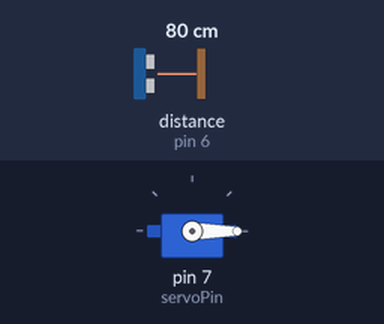
Bench run of a sketch on a simulated Arduino Uno, built with avr-gcc and run on an emulated ATmega328P. Parts: servo. Wiring (inferred from the names in the program): ultrasonic range finder: trigger pin 5; echo pin 6. Inputs (shaded band) come from the test bench; at power-on: distance to the obstacle (sensor on pin 6) 80 cm. The echo pulse lasts 58.3 µs per cm; what the sketch prints to the serial monitor is not drawn.

Above: at 1.3 s.
1.4 s: distance to the obstacle (sensor on pin 6) set to 54 cm
3.4 s: distance to the obstacle (sensor on pin 6) set to 46 cm
At 4.9 s:
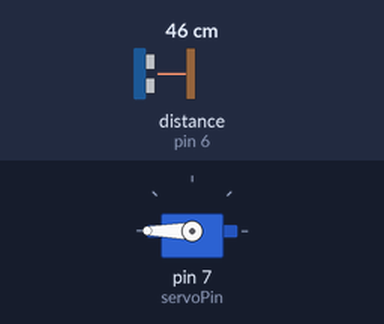
5.8 s: distance to the obstacle (sensor on pin 6) set to 60 cm
At 7.1 s:
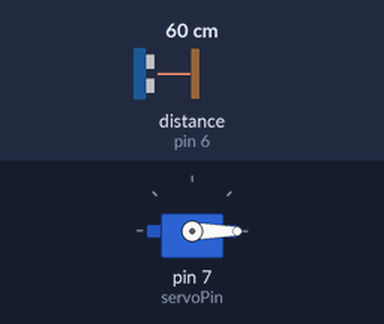
7.8 s: distance to the obstacle (sensor on pin 6) set to 2 cm
At 8.9 s:
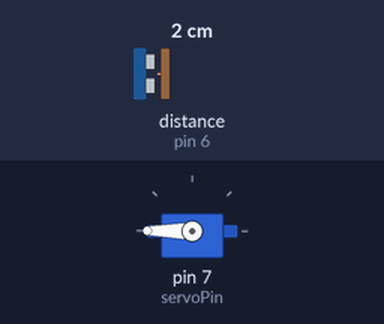
Timing chart, 0 to 10.8 s (numbered marks = the images above; inputs shaded):
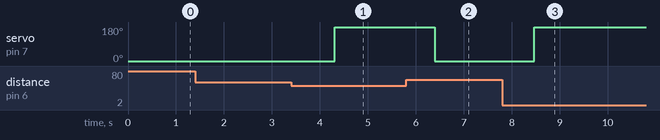

Measured:
- the behaviour switches between 51 and 50 cm on distance to the obstacle (sensor on pin 6) (found by bisection; images 0 and 1)
- after the input at 1.4 s, every drawn part: stays the same
- after the input at 3.4 s, servo on pin 7 (servoPin): 0° → 180° after 0.91 s
- after the input at 5.8 s, servo on pin 7 (servoPin): 180° → 0° after 0.60 s
- after the input at 7.8 s, servo on pin 7 (servoPin): 0° → 180° after 0.67 s

The sketch:

smart_dustbin.ino
```cpp
#include <Servo.h>   //servo library
Servo servo;
int trigPin = 5;
int echoPin = 6;
int servoPin = 7;
long duration, dist, average;
long aver[3];   //array for average
void setup() {
    Serial.begin(9600);
    servo.attach(servoPin);
    pinMode(trigPin, OUTPUT);
    pinMode(echoPin, INPUT);
    servo.write(0);         //close cap on power on
    delay(100);
    // servo.detach();
}

void measure() {

digitalWrite(trigPin, HIGH);
delayMicroseconds(5);
digitalWrite(trigPin, LOW);
// delayMicroseconds(15);
// digitalWrite(trigPin, LOW);
duration = pulseIn(echoPin, HIGH);
dist = (duration/2) / 29.1;    //obtain distance
}

void loop() {
  for (int i=0;i<=2;i++) {   //average distance
    measure();
   aver[i]=dist;
    delay(10);              //delay between measurements
  }
 dist=(aver[0]+aver[1]+aver[2])/3;
// servo.attach(servoPin);
if ( dist<50 ) {
//Change distance as per your need
  // servo.attach(servoPin);
 servo.write(180);
 delay(1000);
//  servo.detach();

}
else
{
  // servo.attach(servoPin);
  servo.write(0);
  delay(1000);
  // servo.detach();
}
Serial.print(dist);
}
```
